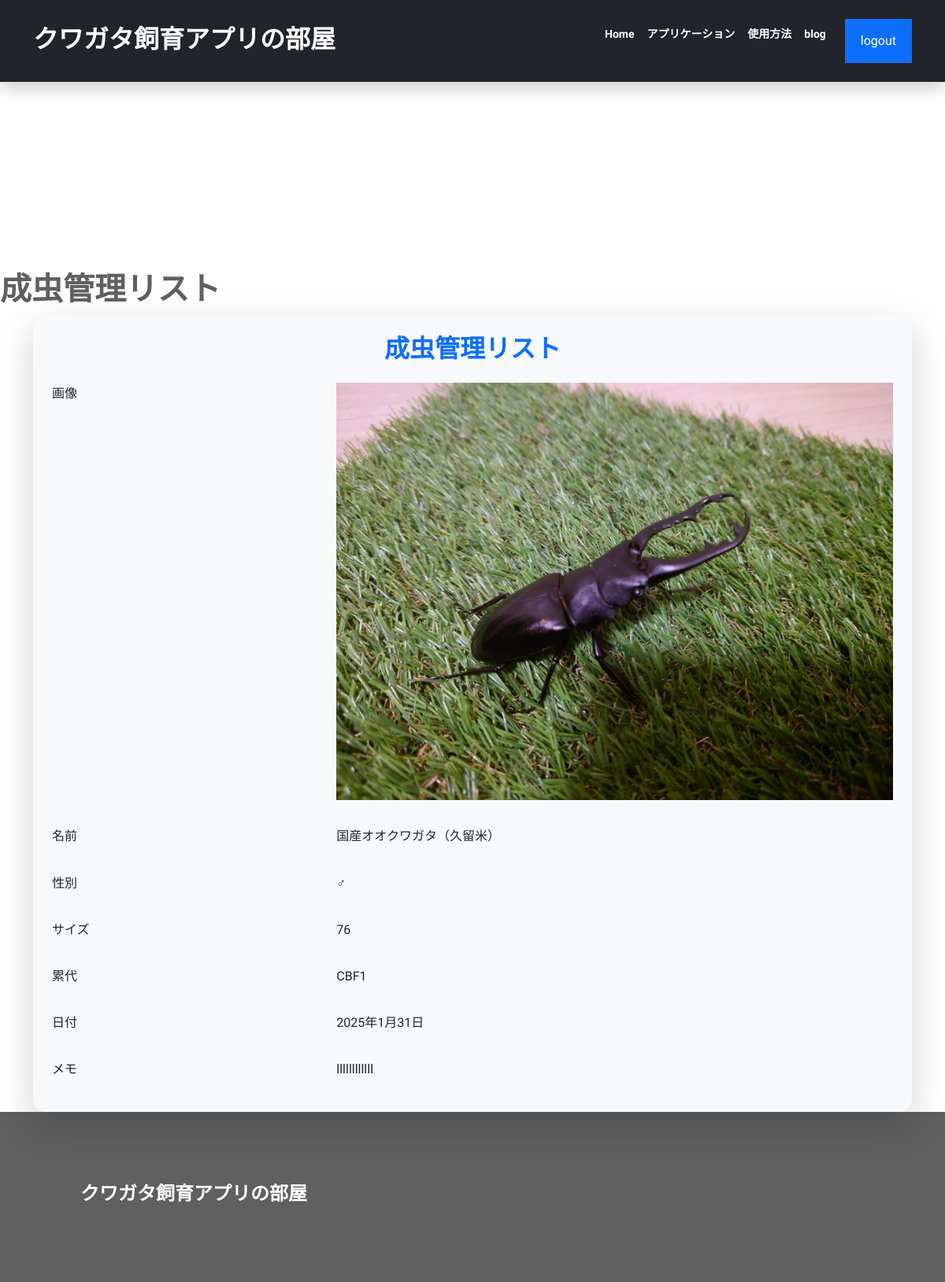
Screenshot of /adult/detail/15/ (signed in) with the database file from the repository.
### adult/models.py (models this page shows, shortened)
class Adultmodel(models.Model):
    user = models.ForeignKey(User, on_delete=models.CASCADE,related_name='adult',null=True)#追加
    name = models.CharField('名前',max_length=100)
    gender = models.CharField(
        '性別',
        max_length=50,
        choices=GENDER,
    )
    gener=models.CharField('累代',max_length=100)
    size = models.CharField('サイズ',max_length=100)
    date = models.DateField('羽化日')
    memo = models.TextField('メモ')
    image = models.ImageField(upload_to='images/',null=True,blank=True)

### adult/views.py (the view)
# urls.py: path('detail/<int:pk>/',login_required(views.Adultdetail),name='adult_detail'),
def  Adultdetail(request,pk):
    object = Adultmodel.objects.get(pk=pk)
    return render(request,'adult_detail.html',{'object':object})

### kakeibo/my_context_processor.py (called while the page is built)
def common(request):
    now = datetime.now()
    return {"now_year": now.year,
            "now_month": now.month}

### templates/adult_detail.html (shortened to what this page needs)
{% extends 'base.html' %}
{% load static %}
{% block title %}成虫管理リスト{% endblock %}
{% block content %}
<div class="container">
    <div class="card shadow-lg border-0 rounded-4 p-4 bg-light">
        <h2 class="text-center mb-4 text-primary">成虫管理リスト</h2>
        <div class="row g-3">
            <div class="col-md-4">
                <label class="form-label">画像</label>
            </div>
            <div class="col-md-8">
                <p><img src="{{ object.image.url }}" alt="" width="300" /></p>
            </div>
            <div class="col-md-4">
                <label class="form-label">名前</label>
            </div>
            <div class="col-md-8">
                <p>{{ object.name }}</p>
            </div>
            <div class="col-md-4">
                <label class="form-label">性別</label>
            </div>
            <div class="col-md-8">
                <p>{{ object.get_gender_display }}</p>
            </div>
            <div class="col-md-4">
                <label class="form-label">サイズ</label>
            </div>
            <div class="col-md-8">
                <p>{{ object.size }}</p>
            </div>
            <div class="col-md-4">
                <label class="form-label">累代</label>
            </div>
            <div class="col-md-8">
                <p>{{ object.gener }}</p>
            </div>
            <div class="col-md-4">
                <label class="form-label">日付</label>
            </div>
            <div class="col-md-8">
                <p>{{ object.date }}</p>
            </div>
            <div class="col-md-4">
                <label class="form-label">メモ</label>
            </div>
            <div class="col-md-8">
                <p>{{ object.memo }}</p>
            </div>
        </div>
    </div>
</div>
{% endblock %}

### static/style.css (style rules this page uses)
:root { --primary: #0d6efd; --dark: #606061; --body: #888; --box-shadow: 0 8px 22px rgba(0, 0, 0, 0.2); }
body { font-family: Sora, "sans-serif"; line-height: 1.7; color: var(--body); }
h1, h2, h4, h3, h5, h6, .display-4 { color: var(--dark); font-weight: 700; }
img { width: 100%; }

### rows the page displays
Adultmodel: image (picture), name "国産オオクワガタ（久留米）", gender "♂", size "76", gener "CBF1", date "2025年1月31日", memo "llllllllllll"
